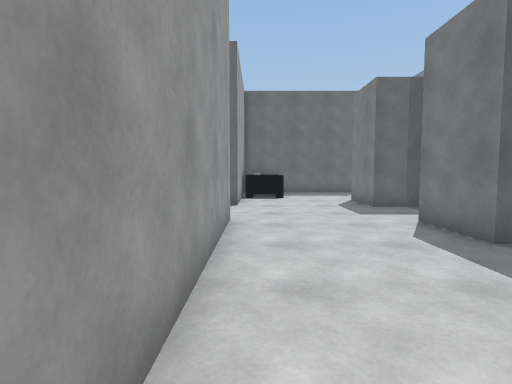
view 1 (above)

21 first-person views from a walk through a scene from a Unity 3-D project. The camera is 1.3 m above the floor, tilts 4° down and sees 80° across. The floor is counted in squares, 1 m on a side. Each view is taken from the middle of a square. On the plan, view 1 faces up. The plan holds only what a view shows up to about 14 squares ahead; the rest is blank. The place goes on beyond the plan. The player character is not drawn. Surface patterns are stand-ins for the level's own textures.

view 2
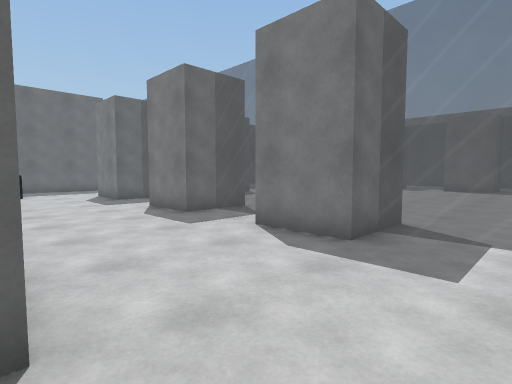

view 3
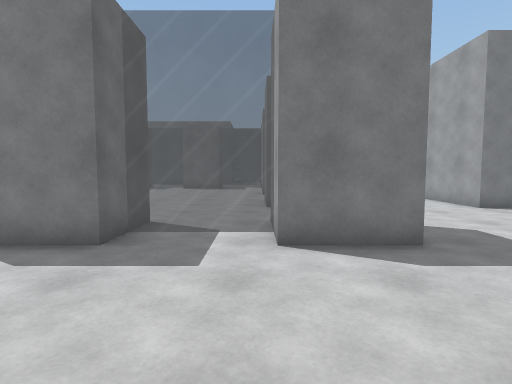

view 4
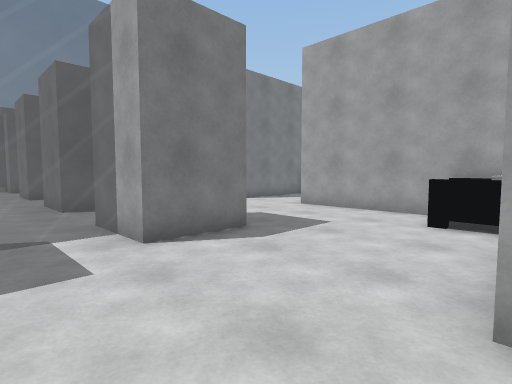

view 5
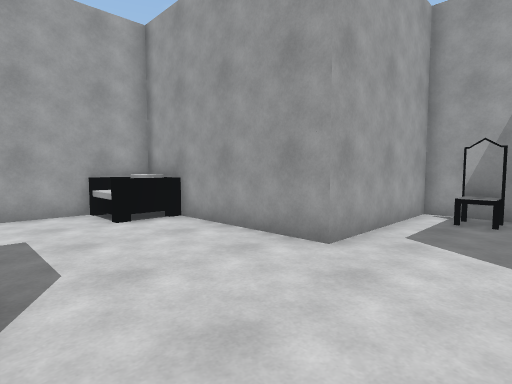

view 6
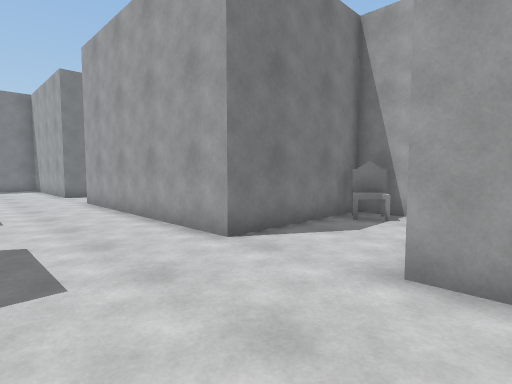

view 7
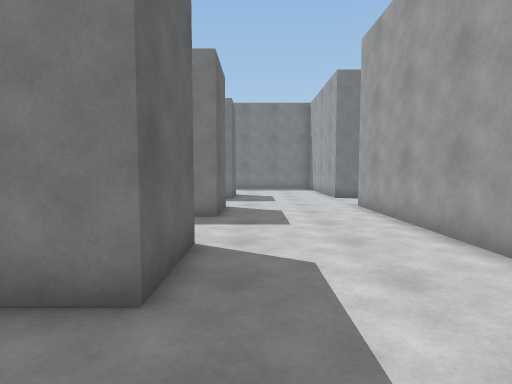

view 8
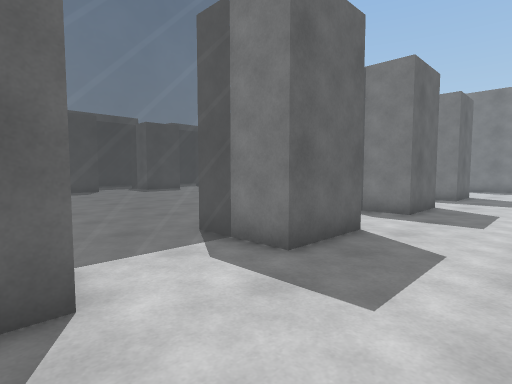

view 9
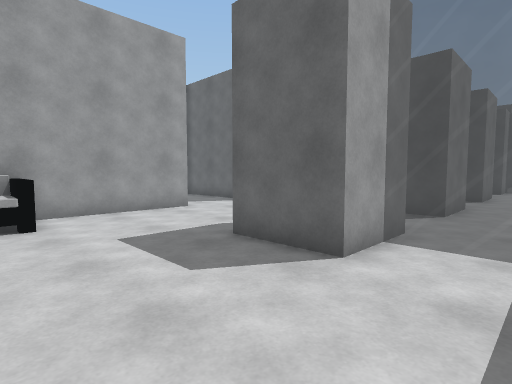

view 10
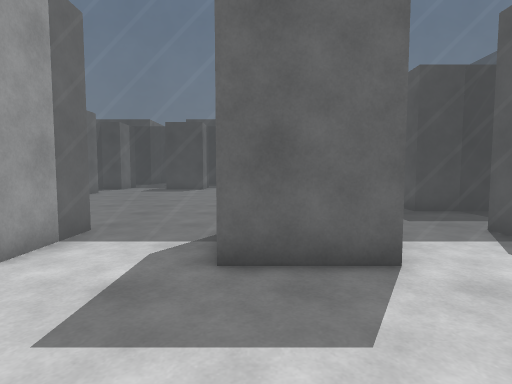

view 11
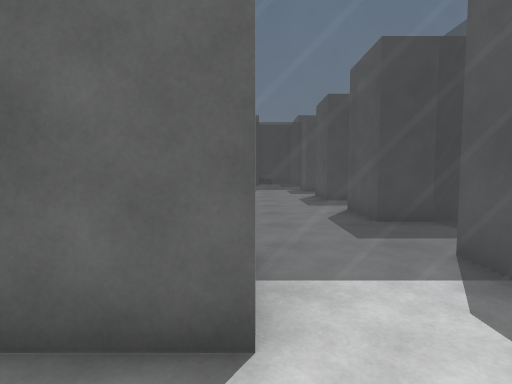

view 12
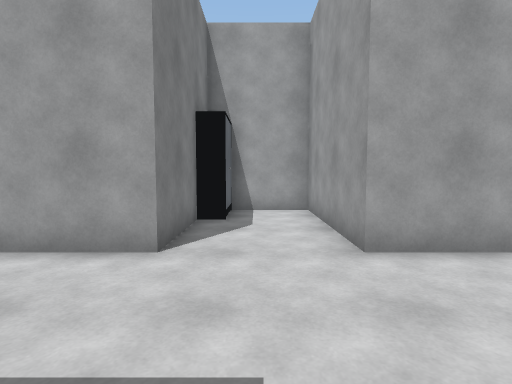

view 13
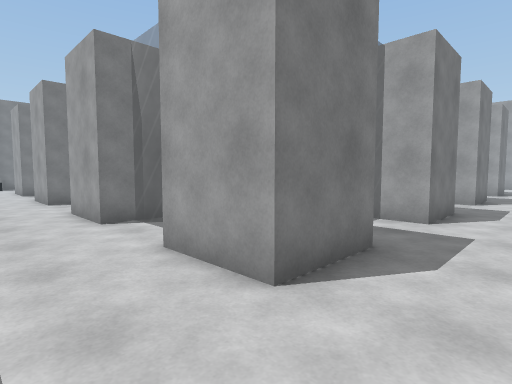

view 14
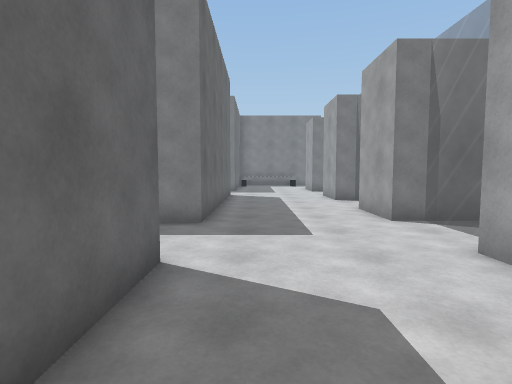

view 15
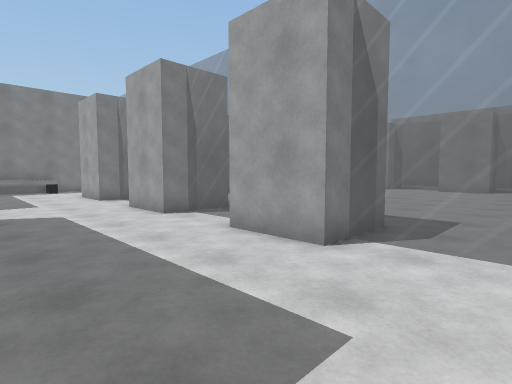

view 16
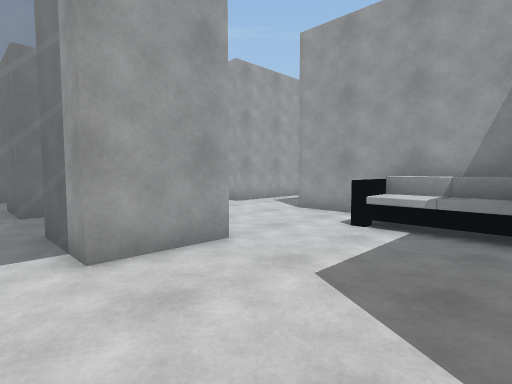

view 17
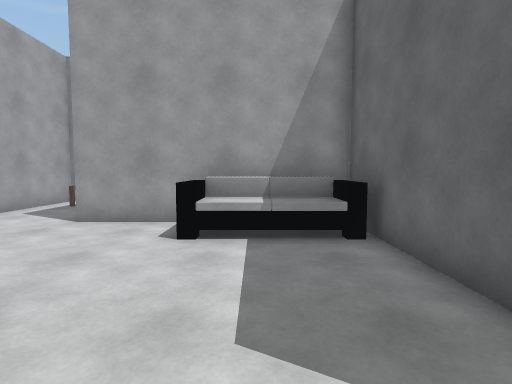

view 18
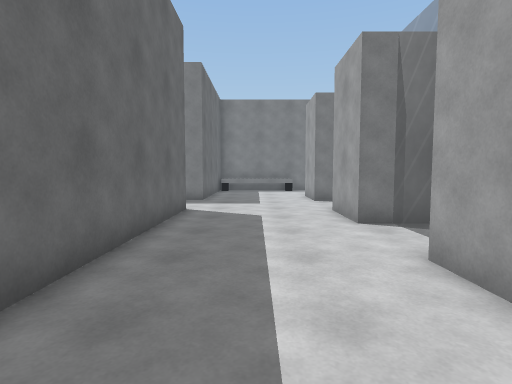

view 19
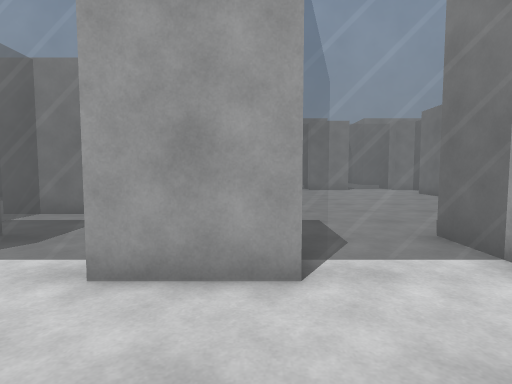

view 20
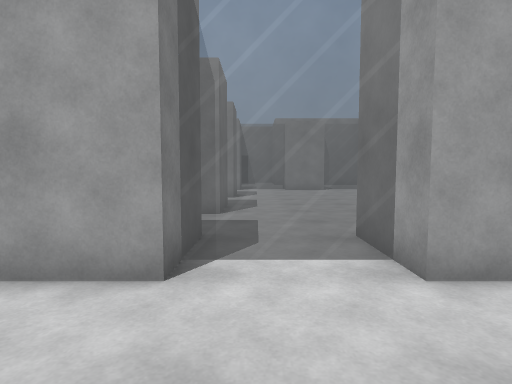

view 21
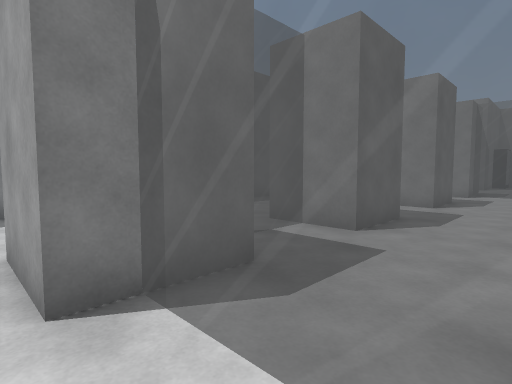

### Floor plan
Key: @ floor where view 1 was taken; # wall or solid block; . floor; = window, fence, low wall or low ledge; ^ raised ledge; C column; S sofa; H chair; O other object.
Columns run from 6 left of view 1 to 23 right of it. Each row starts with its distance up from view 1.
 19              ...#         ..#
 18      #SS#####...#########...#
 17      #S^.....................
 16      #S^......................
 15      #SS......................
 14      #........................
 13      #....CCCC..CCC...CCC..CCC
 12      #....C  C==C C==CC C==C
 11     ......CCCC..C C...C C..C
 10  OO......... .... ....  ....=
  9  OO......... ......... .....=.
  8 ######.....CCC........ ....CCC
  7      #....C  C.......  ....C
  6      #....C  C....... .....C
  5      #.....CCC....... .....CC
  4      #...... ........ ......
  3      #...... ........ ......
  2      #....CCCC.......   ...CC
  1      #....C  C........  ...C
  0      #@...CCCC......... ...CCC
 -1     ........=...............=.
 -2 #H..........=.........  ....=
 -3 #H..........CC..CCC...CC ..C
 -4 ######....CC C==C C===C  ==C
 -5      #....C  C..C C...C  ..C
 -6      #....CCCC..CCC...CCC..CCC
 -7      #........................
 -8      #.......................
 -9      #SS......................
-10      #S^......................
-11      ########...#########...##
-12              ...#       #...#
-13              ...#       #...#
-14              ...#       #..##
-15               HH#       #..#
-16               ###       ####

Positions as (right, up) in squares from view 1, and headings:
1: (0, 0), facing up
2: (-1, -3), facing up-right
3: (-1, -3), facing right
4: (-1, -1), facing down-right
5: (4, -1), facing down-left
6: (5, -7), facing down-right
7: (7, -7), facing right
8: (6, -9), facing up-right
9: (9, -10), facing up-left
10: (16, -10), facing up
11: (18, -8), facing up
12: (20, -6), facing down
13: (2, 16), facing down-right
14: (2, 17), facing right
15: (7, 18), facing down-right
16: (8, 18), facing down-left
17: (7, 16), facing left
18: (8, 16), facing right
19: (16, 17), facing down
20: (20, 17), facing down
21: (18, 14), facing down-right
